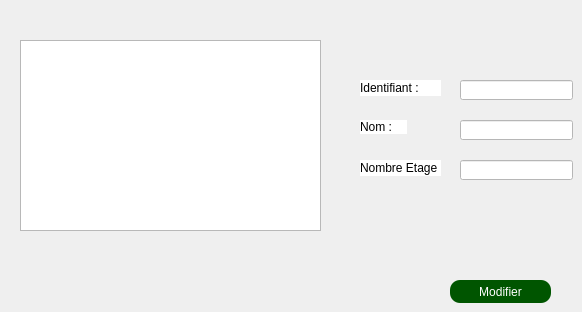
        <widget class="QWidget" name="modifieruneclasse_2">
         <attribute name="title">
          <string>Modifier un batiment</string>
         </attribute>
         <widget class="QPushButton" name="pb_modifier_batiment">
          <property name="geometry">
           <rect>
            <x>450</x>
            <y>280</y>
            <width>101</width>
            <height>23</height>
           </rect>
          </property>
          <property name="styleSheet">
           <string notr="true">border-radius: 10px;
background-color: rgb(0, 85, 0);
color: white</string>
          </property>
          <property name="text">
           <string>Modifier</string>
          </property>
         </widget>
         <widget class="QTableView" name="tab_modif_batiment">
          <property name="geometry">
           <rect>
            <x>20</x>
            <y>40</y>
            <width>301</width>
            <height>191</height>
           </rect>
          </property>
         </widget>
         <widget class="QLineEdit" name="Nbretage_modif_batiment">
          <property name="geometry">
           <rect>
            <x>460</x>
            <y>160</y>
            <width>113</width>
            <height>20</height>
           </rect>
          </property>
          <property name="styleSheet">
           <string notr="true">background-color: rgb(255, 255, 255);</string>
          </property>
         </widget>
         <widget class="QLabel" name="identifiant_salle_3">
          <property name="geometry">
           <rect>
            <x>360</x>
            <y>80</y>
            <width>81</width>
            <height>16</height>
           </rect>
          </property>
          <property name="styleSheet">
           <string notr="true">background-color: rgb(255, 255, 255);</string>
          </property>
          <property name="text">
           <string>Identifiant :</string>
          </property>
         </widget>
         <widget class="QLabel" name="Nom_4">
          <property name="geometry">
           <rect>
            <x>360</x>
            <y>120</y>
            <width>47</width>
            <height>14</height>
           </rect>
          </property>
          <property name="styleSheet">
           <string notr="true">background-color: rgb(255, 255, 255);</string>
          </property>
          <property name="text">
           <string>Nom :</string>
          </property>
         </widget>
         <widget class="QLabel" name="prenom_4">
          <property name="geometry">
           <rect>
            <x>360</x>
            <y>160</y>
            <width>81</width>
            <height>16</height>
           </rect>
          </property>
          <property name="styleSheet">
           <string notr="true">background-color: rgb(255, 255, 255);</string>
          </property>
          <property name="text">
           <string>Nombre Etage :</string>
          </property>
         </widget>
         <widget class="QLineEdit" name="ID_modif_batiment">
          <property name="geometry">
           <rect>
            <x>460</x>
            <y>80</y>
            <width>113</width>
            <height>20</height>
           </rect>
          </property>
          <property name="styleSheet">
           <string notr="true">background-color: rgb(255, 255, 255);</string>
          </property>
         </widget>
         <widget class="QLineEdit" name="Nom_modif_batiment">
          <property name="geometry">
           <rect>
            <x>460</x>
            <y>120</y>
            <width>113</width>
            <height>20</height>
           </rect>
          </property>
          <property name="styleSheet">
           <string notr="true">background-color: rgb(255, 255, 255);</string>
          </property>
         </widget>
        </widget>
